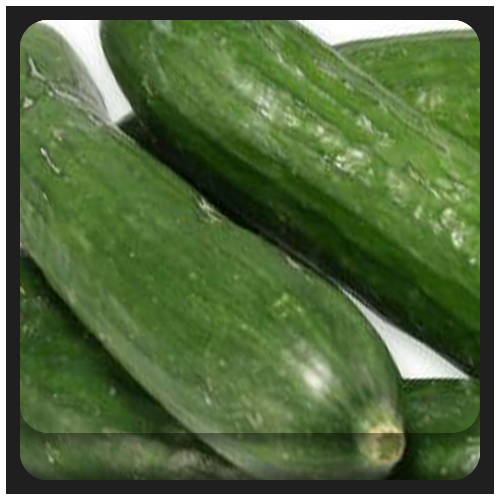
#> input picture opencv/colordetect/html/cucumber.png, 500 x 500 px, given in place of the camera
$ python main.py
#> lines starting #> are read from the running program, lines starting #| are printed output that depends on the picture; after the words box and inside, x2 and y2 are one past the last pixel; in counts of white or black regions, pixels touching at a corner belong together
### opencv/colordetect/ColourDetection.py
#!/usr/bin/env python
import  cv2
import  numpy   as  np

class ColourDetection(object):
    #HSV 180-255-255 max values openCV (recalculate from GIMP)
    #these need adjusting
    BOUNDARIES = {
    'red1': ([0, 50, 50], [20, 255, 255]),
    'red2': ([160, 50, 50], [179, 255, 255]),
    'blue': ([110, 50, 50], [130, 255, 255]),
    'green': ([38, 50, 50], [75, 255, 255]),
    'yellow':([103, 50, 50], [145, 255, 255])
    }

    @staticmethod
    def detect_color(detection_image):
        img_hsv = cv2.cvtColor(detection_image, cv2.COLOR_BGR2HSV)
        #loop for all defined colours
        for k,v in ColourDetection.BOUNDARIES.iteritems():
            #convert to numpty arrays
            lower_color = np.array(v[0], np.uint8)
            upper_color = np.array(v[1], np.uint8)
            #create mask from colour bounds
            mask = cv2.inRange(img_hsv, lower_color, upper_color)
            #count found colour pixels
            amount_not_zero = cv2.countNonZero(mask)
            if amount_not_zero > 9000:
                if k=='red1' or k=='red2':
                    return 'red'
                else:
                    return k
            else:
                #print("  Did not find " + k)
                continue
        return "No colour found"

### opencv/colordetect/main.py
#!/usr/bin/env python
import os.path
import cv2
import numpy as np
from ColourDetection import *
from image_func import *

# [4 lines of commented-out code are left out]

cap = cv2.VideoCapture(0)
ret, new_image = cap.read()
#> new_image is the input picture: shape (500, 500, 3); mean B, G, R 65.9, 107.8, 85.8
# If the old image exists:
if os.path.isfile('old.jpg') :
    old_image = cv2.imread('old.jpg')
    cv2.imwrite('old.jpg', new_image)
    # Generate a diff image.
    diff_image = diff_func(old_image, new_image);
    color = ColourDetection.detect_color(diff_image)

    cv2.imshow('new_image',new_image)
    cv2.imshow('old_image',old_image)
    cv2.imshow('diff_image',diff_image)
    cv2.waitKey(0)
    cv2.destroyAllWindows()
    color = ColourDetection.detect_color(diff_image)
# Otherwise, there is no old image:
else:
    cv2.imwrite('old.jpg', new_image)
    color = ColourDetection.detect_color(new_image)
#> in detect_color, `img_hsv = cv2.cvtColor(detection_image, cv2.COLOR_BGR2HSV)`: img_hsv: shape (500, 500, 3); mean H, S, V 39, 108, 107.8
#> the loop in detect_color, `for k,v in ColourDetection.BOUNDARIES.iteritems():` made 4 passes
#> amount_not_zero on passes 1 to 4: 0, 0, 0, 179460
#> after the loop in detect_color, `for k,v in ColourDetection.BOUNDARIES.iteritems():`:
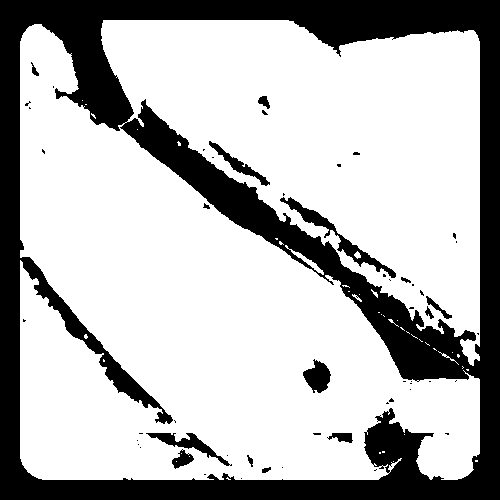
#> mask: shape (500, 500); 71.8% white; 54 black regions (39 under 20 px), largest, box (x1, y1, x2, y2) and area: (0, 0, 500, 500) 66600, (280, 197, 396, 278) 1155, (146, 433, 232, 466) 666
#> color = 'green'

print("The detected color is: " + color)
#| The detected color is: green

$ run again, on opencv/colordetect/html/tomato.png
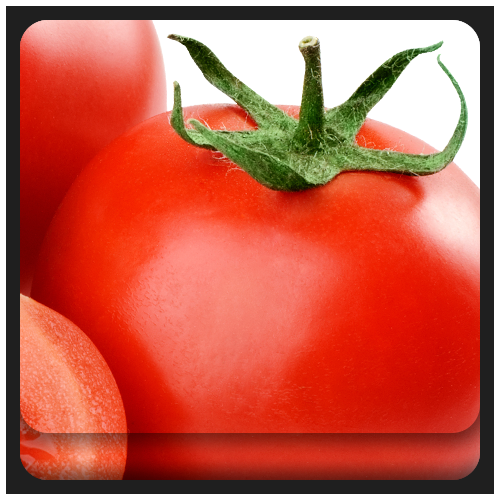
#> input picture opencv/colordetect/html/tomato.png, 500 x 500 px, given in place of the camera
#> new_image is the input picture: shape (500, 500, 3); mean B, G, R 76.4, 94.6, 196.5
#> img_hsv: shape (500, 500, 3); mean H, S, V 5.5, 148.7, 198.3
#> the loop in detect_color, `for k,v in ColourDetection.BOUNDARIES.iteritems():` made 1 pass
#> amount_not_zero on pass 1: 166196
#> pass 1, in detect_color, `mask = cv2.inRange(img_hsv, lower_color, upper_color)`:
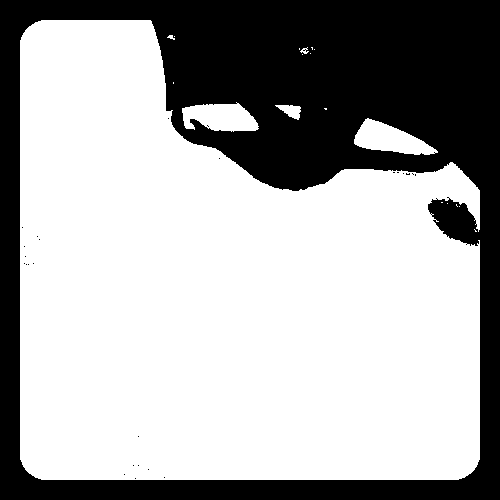
#> mask: shape (500, 500); 66.5% white; 26 black regions (25 under 20 px), largest, box (x1, y1, x2, y2) and area: (0, 0, 500, 500) 83769
#> color = 'red'
#| The detected color is: red
